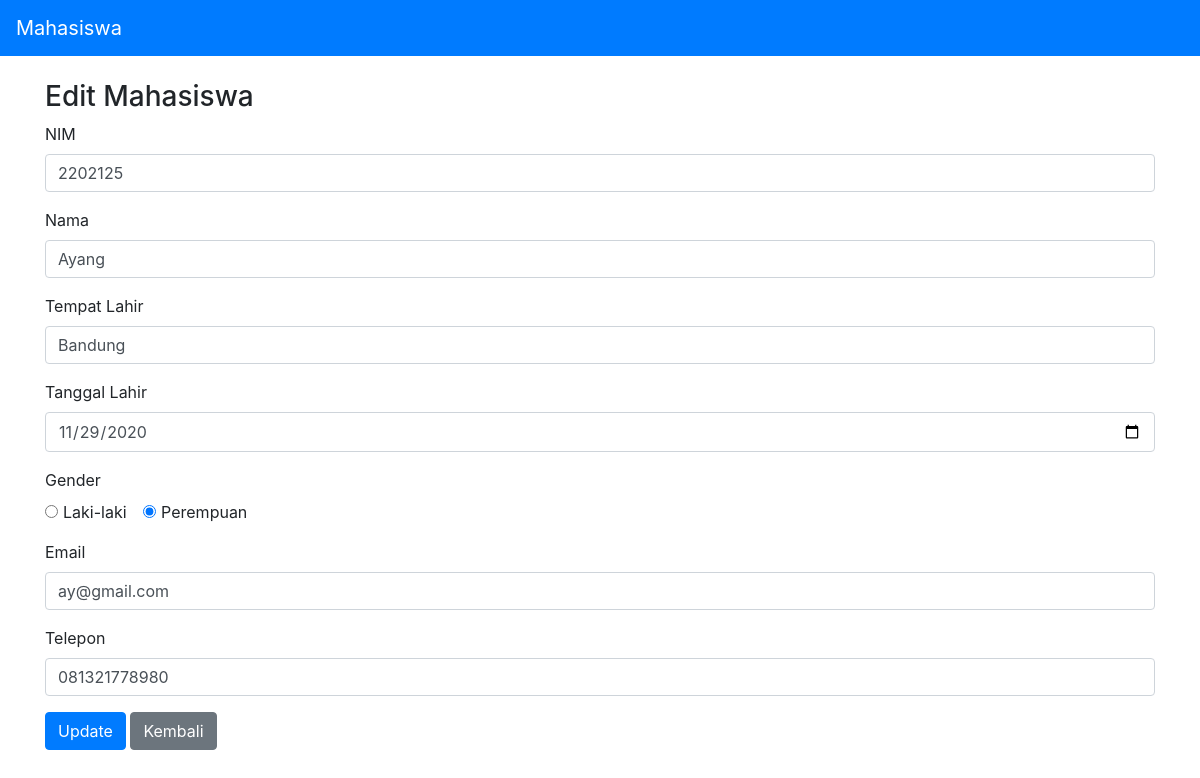
The app's page /Program/index.php?id_edit=4 with its own data.
### tables this page shows
CREATE TABLE `mahasiswa` (
  `id` int(11) NOT NULL,
  `nim` varchar(100) NOT NULL,
  `nama` varchar(100) NOT NULL,
  `tempat` varchar(100) NOT NULL,
  `tl` varchar(100) NOT NULL,
  `gender` varchar(10) NOT NULL,
  `email` varchar(100) NOT NULL,
  `telp` varchar(100) NOT NULL
);

### Program/model/DB.class.php (called while the page is built, shortened)
<?php
class DB
{
	var $db_host = '';
	var $db_user = '';
	var $db_password = '';
	var $db_name = '';
	var $db_link = '';
	function __construct($db_host = '', $db_user = '', $db_password = '', $db_name = '')
	{
		$this->db_host = $db_host;
		$this->db_user = $db_user;
		$this->db_password = $db_password;
		$this->db_name = $db_name;
	}
	function open()
	{
		$this->db_link = mysqli_connect($this->db_host, $this->db_user, $this->db_password, $this->db_name);
	}
	function execute($query = "")
	{
		$this->result = mysqli_query($this->db_link, $query);
		return $this->result;
	}
}

### Program/model/TabelMahasiswa.class.php (called while the page is built, shortened)
<?php
class TabelMahasiswa extends DB
{
	function getMahasiswaById($id)
	{
		$query = "SELECT * FROM mahasiswa WHERE id = '$id'";
		$this->execute($query);
		return $this->getResult();
	}
}

### Program/presenter/ProsesMahasiswa.php (called while the page is built, shortened)
<?php
class ProsesMahasiswa implements KontrakPresenter
{
	private $tabelmahasiswa;
	function __construct()
	{
		try {
			$db_host = "localhost";
			$db_user = "root";
			$db_password = "";
			$db_name = "mvp_php";
			$this->tabelmahasiswa = new TabelMahasiswa($db_host, $db_user, $db_password, $db_name);
		} catch (Exception $e) {
			echo "[!] Error : " . $e->getMessage();
		}
	}
	function getMahasiswaById($id)
	{
		try {
			$this->tabelmahasiswa->open();
			$row = $this->tabelmahasiswa->getMahasiswaById($id);
			return $row;
		} catch (Exception $e) {
			echo "[!] Error Get Mahasiswa " . $e->getMessage();
		}
	}
}

### Program/view/TampilMahasiswa.php (called while the page is built, shortened)
<?php
include("presenter/ProsesMahasiswa.php");
class TampilMahasiswa implements KontrakView
{
	private $prosesmahasiswa;
	function __construct()
	{
		$this->prosesmahasiswa = new ProsesMahasiswa();
	}
	function tampilEdit($id)
	{
		$data = $this->prosesmahasiswa->getMahasiswaById($id);
	}
}

### Program/model/Template.class.php (the view, shortened to what this page needs)
<?php
class Template{
	var $content = '';
	function __construct($filename = ''){
		$this->content = implode('', @file($filename));
	}
	function clear(){
		$this->content = preg_replace("/DATA_[A-Z|_|0-9]+/", "", $this->content);
	}
	function write(){
		print $this->content;
	}
	function replace($old = '', $new = ''){
		if(is_int($new)){
			$value = sprintf("%d", $new);
		}elseif(is_float($new)){
			$value = sprintf("%f", $new);
		}elseif(is_array($new)){
			$value = '';
			foreach( $new as $item){
				$value .= $item. '';
			}
		}else{
			$value = $new;
		}
		$this->content = preg_replace("/$old/",  $value, $this->content);
	}
}

### records on screen
mahasiswa: nim "2202125", nama "Ayang", tempat "Bandung", tl "11/29/2020", gender "☐ Laki-laki ☑ Perempuan", email "ay@gmail.com", telp "081321778980"
